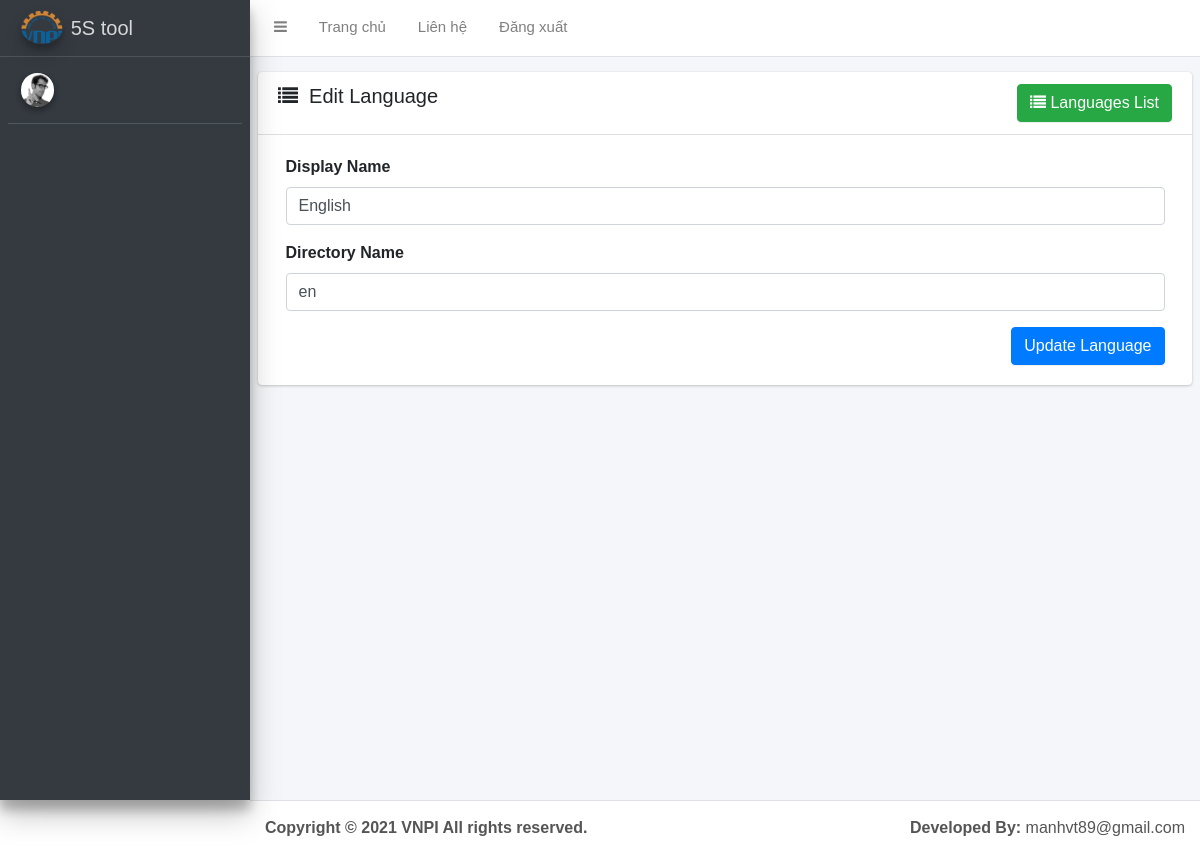
The page /admin/languages/edit/2 on the database its author committed.
### tables this page shows
CREATE TABLE `general_settings` (
  `id` int(11) NOT NULL,
  `favicon` varchar(255) DEFAULT NULL,
  `logo` varchar(255) DEFAULT NULL,
  `application_name` varchar(255) DEFAULT NULL,
  `timezone` varchar(255) DEFAULT NULL,
  `currency` varchar(100) DEFAULT NULL,
  `default_language` int(11) NOT NULL,
  `copyright` tinytext DEFAULT NULL,
  `email_from` varchar(100) NOT NULL,
  `smtp_host` varchar(255) DEFAULT NULL,
  `smtp_port` int(11) DEFAULT NULL,
  `smtp_user` varchar(50) DEFAULT NULL,
  `smtp_pass` varchar(50) DEFAULT NULL,
  `facebook_link` varchar(255) DEFAULT NULL,
  `twitter_link` varchar(255) DEFAULT NULL,
  `google_link` varchar(255) DEFAULT NULL,
  `youtube_link` varchar(255) DEFAULT NULL,
  `linkedin_link` varchar(255) DEFAULT NULL,
  `instagram_link` varchar(255) DEFAULT NULL,
  `recaptcha_secret_key` varchar(255) DEFAULT NULL,
  `recaptcha_site_key` varchar(255) DEFAULT NULL,
  `recaptcha_lang` varchar(50) DEFAULT NULL,
  `created_date` datetime DEFAULT NULL,
  `updated_date` datetime DEFAULT NULL,
  `general_setting_uuid` varchar(150) NOT NULL DEFAULT uuid()
);

CREATE TABLE `languages` (
  `id` int(11) NOT NULL,
  `name` varchar(225) NOT NULL,
  `short_name` varchar(15) NOT NULL,
  `status` int(11) NOT NULL DEFAULT 1,
  `created_at` datetime NOT NULL DEFAULT current_timestamp(),
  `language_uuid` varchar(150) NOT NULL DEFAULT uuid()
);

### application/controllers/admin/Languages.php (called while the page is built, shortened)
<?php defined('BASEPATH') OR exit('No direct script access allowed');
class Languages extends MY_Controller {
	public function __construct()
	{
		parent::__construct();
		$this->load->model('admin/languages_model', 'languages_model');
	}
	public function edit($id=0)
	{
		if($this->input->post('submit')){
			$data = array(
				'name' => $this->input->post('name'),
				'short_name' => $this->input->post('short_name'),
			);
			$data = $this->security->xss_clean($data);
			$result = $this->languages_model->edit_language($data, $id);
			if($result){
				$this->session->set_flashdata('msg', 'language has been updated successfully!');
				redirect(base_url('admin/languages'));
			}
		}
		else{
			$data['language'] = $this->languages_model->get_language_by_id($id);
			$this->load->view('admin/includes/_header', $data);
			$this->load->view('admin/language/language_edit', $data);
			$this->load->view('admin/includes/_footer', $data);
		}
	}
}
?>

### index.php (called while the page is built, shortened)
<?php
require_once BASEPATH.'core/CodeIgniter.php';

### application/models/admin/Setting_model.php (called while the page is built, shortened)
<?php
class Setting_model extends CI_Model
{
	public function get_general_settings(){
		$this->db->where('id', 1);
        $query = $this->db->get('general_settings');
        return $query->row_array();
	}
}
?>

### application/core/MY_Controller.php (called while the page is built, shortened)
<?php
	class MY_Controller extends CI_Controller
	{
		function __construct()
		{
	        $global_data['general_settings'] = $this->setting_model->get_general_settings();
	        $this->general_settings = $global_data['general_settings'];
	        $site_language = ($this->general_settings['default_language'] != "")?$this->general_settings['default_language'] : "english";
			$language = ($this->session->userdata('site_lang') != "") ? $this->session->userdata('site_lang') : $site_language;
			$language = strtolower(get_lang_name_by_id($language));
		}
	}
?>

### application/helpers/common_helper.php (called while the page is built, shortened)
<?php if ( ! defined('BASEPATH')) exit('No direct script access allowed');
function get_lang_name_by_id($id)
{
    $ci = & get_instance();
    $ci->db->where('id',$id);
    return $ci->db->get('languages')->row_array()['name'];
}
function get_language_list()
{
    $ci = & get_instance();
    $ci->db->where('status',1);
    return $ci->db->get('languages')->result_array();
}

### application/views/admin/language/language_edit.php (the view, shortened to what this page needs)
<div class="content-wrapper">
  <section class="content">
    <div class="card">
      <div class="card-header">
        <div class="d-inline-block">
          <h3 class="card-title"><i class="fa fa-list"></i>&nbsp; Edit Language</h3>
        </div>
        <div class="d-inline-block float-right">
          <a href="<?= base_url('admin/languages'); ?>" class="btn btn-success"><i class="fa fa-list"></i> Languages List</a>
        </div>
      </div>
      <div class="card-body">
        <?php echo form_open(base_url('admin/languages/edit/'.$language['id']), 'class="form-horizontal"' )?>
          <div class="form-group">
            <label for="group_name" class="col-sm-3 control-label">Display Name</label>
            <div class="col-sm-12">
              <input type="text" name="name" value="<?=$language['name']?>" class="form-control" id="group_name" placeholder="e.g., English">
            </div>
          </div>
          <div class="form-group">
            <label for="group_name" class="col-sm-3 control-label">Directory Name</label>
            <div class="col-sm-12">
              <input type="text" name="short_name" value="<?=$language['short_name']?>" class="form-control" id="group_name" placeholder="e.g., EN">
            </div>
          </div>
          <div class="form-group">
            <div class="col-md-12">
              <input type="submit" name="submit" value="Update Language" class="btn btn-primary pull-right">
            </div>
          </div>
        <?php echo form_close(); ?>
      </div>
    </div>
  </section>
</div>

### application/views/admin/includes/_sidebar.php (shortened to what this page needs)
<aside class="main-sidebar sidebar-dark-primary elevation-4">
  <a href="<?= base_url('admin/dashboard'); ?>" class="brand-link">
    <img src="<?= base_url($this->general_settings['favicon']); ?>" alt="Logo" class="brand-image img-circle elevation-3"
         style="opacity: .8">
    <span class="brand-text font-weight-light"><?= $this->general_settings['application_name']; ?></span>
  </a>
  <div class="sidebar">
    <div class="user-panel mt-3 pb-3 mb-3 d-flex">
      <div class="image">
        <img src="<?= base_url()?>assets/dist/img/user2-160x160.jpg" class="img-circle elevation-2" alt="User Image">
      </div>
      <div class="info">
      </div>
    </div>
  </div>
</aside>

### application/views/admin/includes/_footer.php (shortened to what this page needs)
<?php if(!isset($footer)): ?>
  <footer class="main-footer no-print">
    <strong><?= $this->general_settings['copyright']; ?></strong>
    <div class="float-right d-none d-sm-inline-block">
      <b>Developed By:</b> manhvt89@gmail.com
    </div>
  </footer>
  <?php endif; ?>
</div>
</body>
</html>

### rows shown on the page
general_settings: favicon (picture), application_name "5S tool", copyright "Copyright © 2021 VNPI All rights reserved."
languages: name "English", short_name "en"

### other values the page prints
trans('home') "Trang chủ"
trans('contact') "Liên hệ"
trans('logout') "Đăng xuất"
